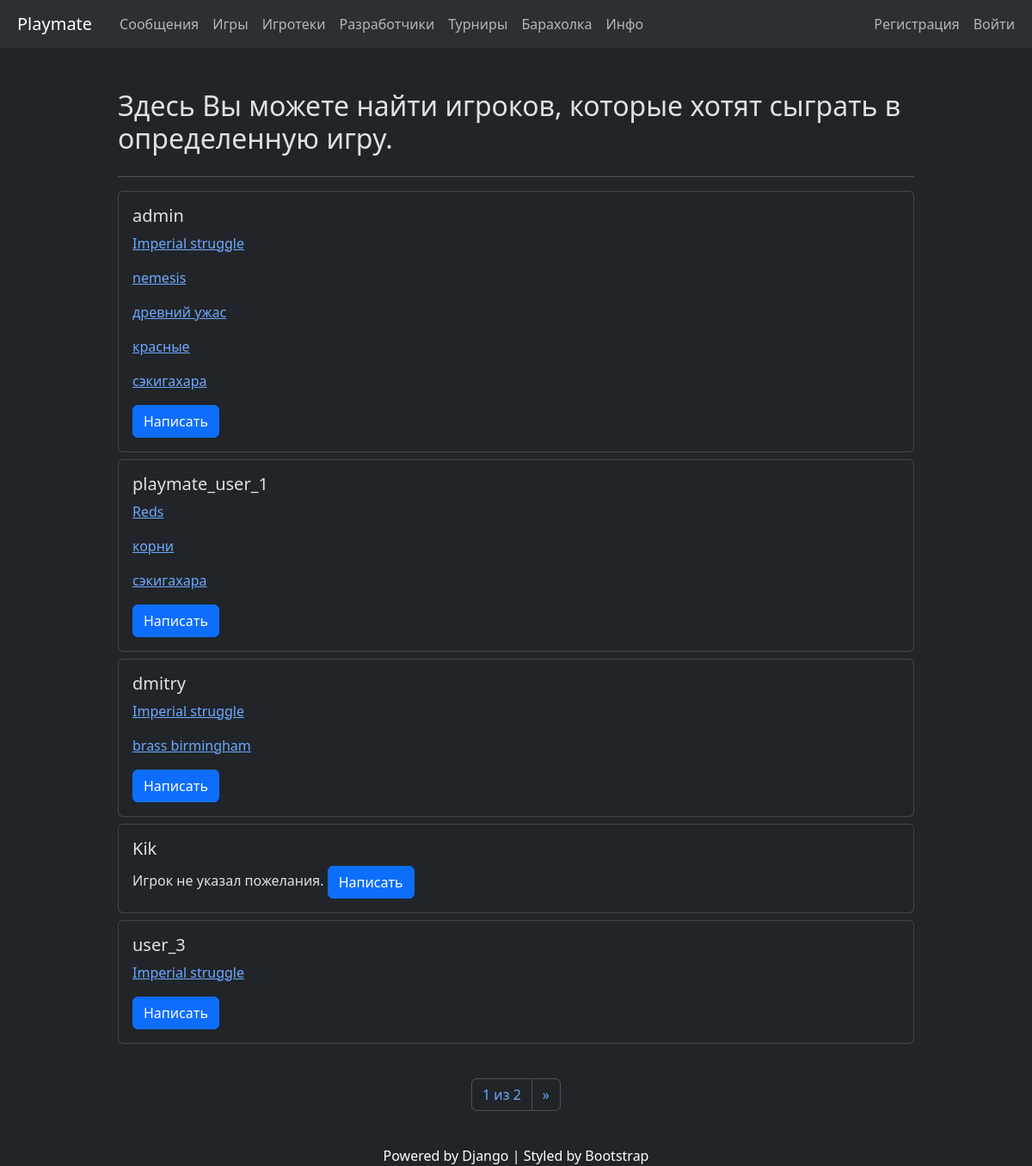
Page /main_app/players/ on the committed database.
### main_app/models.py (models this page shows, shortened)
class BoardGame(models.Model):
    title = models.CharField(verbose_name='Название игры',
                             blank=False,
                             null=False,
                             max_length=100)
    url_tesera = models.URLField(verbose_name='Ссылка на игру на сайте tesera.ru',
                                 blank=True,
                                 null=True,
                                 max_length=200)
    url_bgg = models.URLField(verbose_name='Ссылка на игру на сайте boardgamegeek.com',
                              blank=True,
                              null=True,
                              max_length=100)
    created_at = models.DateTimeField(auto_now_add=True)
    updated_at = models.DateTimeField(auto_now=True)
    created_by = models.ForeignKey(User,
                                   related_name='created_games',
                                   on_delete=models.SET_NULL,
                                   null=True)
    players= models.ManyToManyField(User,
                                    related_name='liked_games')
    def get_absolute_url(self):
        return reverse('main:game', kwargs={'pk': self.pk})
    class Meta:
        indexes = [
            models.Index(fields=['title'])
        ]
        ordering = ['title']
        verbose_name = 'Настолка'
        verbose_name_plural = 'Настолки'

### main_app/views.py (the view)
class PlayersView(ListView):
    model = User
    template_name = 'main_app/players.html'
    context_object_name = 'players'
    paginate_by = 5
    def get_queryset(self):
        queryset = User.objects.prefetch_related('liked_games').all()
        return queryset

### main_app/templatetags/active_page.py (called while the page is built)
@register.simple_tag
def active_url(request, path_name, *args, **kwargs):
    try:
        url = reverse(path_name, args=args, kwargs=kwargs)
        if url == request.path:
            return 'active'
    except NoReverseMatch:
        pass
    return ''

### templates/main_app/players.html (shortened to what this page needs)
{% extends 'base.html' %}
{% load django_bootstrap5 %}
{% block content %}
<div class="container-sm mt-5">
    <div class="row justify-content-center">
        <div class="col col-lg-10">
            <h2 class="mb-4">Здесь Вы можете найти игроков, которые хотят сыграть в определенную игру.</h2>
            <hr>
            {% for player in players %}
                <div class="card mt-2">
                    <div class="card-body">
                        <h5 class="card-title">{{ player.username }}</h5>
                        <div class="card-text">
                            {% for game in player.liked_games.all %}
                            <p><a href="{{ game.get_absolute_url }}">{{ game.title }}</a></p>
                            {% empty %}
                                Игрок не указал пожелания.
                            {% endfor %}
                            <a href="!!!!!!!!!!!!!!!!!!!!!" class="btn btn-primary">Написать</a>
                        </div>
                    </div>
                </div>
            {% empty %}
                <p>Пока объявлений нет.</p>
            {% endfor %}
        </div>
    </div>
</div>
{% endblock %}

### rows in the picture
BoardGame: title "Imperial struggle"
BoardGame: title "nemesis"
BoardGame: title "древний ужас"
BoardGame: title "красные"
BoardGame: title "сэкигахара"
BoardGame: title "Reds"
BoardGame: title "корни"
BoardGame: title "brass birmingham"

### other values in the picture
{{ player.username }} "admin"
{{ player.username }} "playmate_user_1"
{{ player.username }} "dmitry"
{{ player.username }} "Kik"
{{ player.username }} "user_3"
{{ page_obj.number }} "1"
{{ page_obj.paginator.num_pages }} "2"
